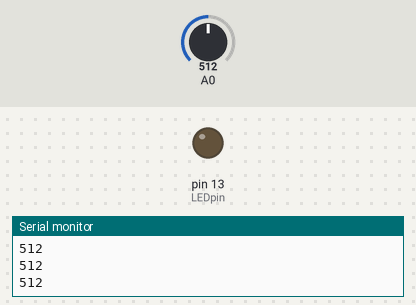
Recording of a sketch running on a simulated Arduino Uno, built with avr-gcc and run on an emulated ATmega328P. On the bench: output pins drawn as LEDs (lit = HIGH), the last lines printed to the serial monitor. Inputs (shaded band) come from the test bench; at power-on: A0 = 512.

Above: at 1.2 s.
1.3 s: A0 set to 0
At 1.9 s:
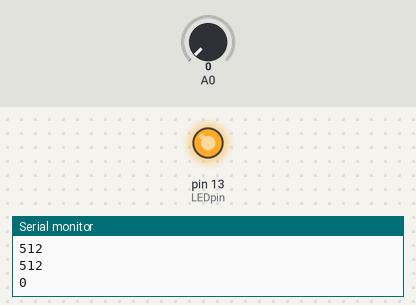
Timing chart, 0 to 4.3 s (numbered marks = the images above; inputs shaded):
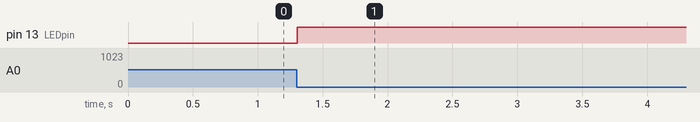

Measured:
- after the input at 1.3 s, pin 13 (LEDpin): LOW → HIGH at once

The sketch:

sound_control_light.ino
```cpp
/*
[url=http://www.openjumper.com/]www.openjumper.com[/url]
日期:2013.5.18
IDE 版本:1.0.1
功能：模拟声控灯开关状态，当音量超过设定值后，点亮LED，延时一段时间后熄灭
*/
int LEDpin = 13;                 //定义LED灯控制引脚
int soundpin = 8;

void setup() {
  Serial.begin(9600);//设置波特率为9600
  Serial.println("init");
  pinMode(LEDpin, OUTPUT);
  pinMode(soundpin, INPUT);

}

void loop() {
  int Soundvalue = analogRead(A0);

//  int Soundvalue = digitalRead(soundpin);  //读取输入模拟值
  Serial.println( Soundvalue);
  if (Soundvalue == 0)
  {
    digitalWrite(LEDpin, HIGH);     //当模拟值大于设定值后，点亮LED
    delay(20000);                    //延时20s
  }
  else
  {
    digitalWrite(LEDpin, LOW);     //关闭LED
  }
}
```
